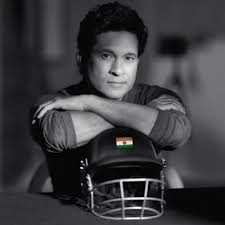
#> input picture DB/sachin/01.jpg, 225 x 225 px, found by its file name; its folder holds only this picture in this run
$ jupyter execute --allow-errors face_reco.ipynb
#> lines starting #> are read from the running program, lines starting #| are printed output that depends on the picture
[cell 1]
import cv2

[cell 2]
def name_map(x):
    if x=='sachin':
        return 0
    if x=='obama':
        return 1
    if x=='messi':
        return 2

[cell 3]
def get_name(x):
    if x==0:
        return 'sachin'
    if x==1:
        return 'obama'
    if x==2:
        return 'messi'

[cell 4]
#ROI region of interest

[cell 5]
def detect_face(img):
    gray=cv2.cvtColor(img,cv2.COLOR_BGR2GRAY)
    face_cascade=cv2.CascadeClassifier(r'D:\DL Projects\Face_recognization\haarcascade_frontalface_default (1).xml')
    face=face_cascade.detectMultiScale(gray,minNeighbors=4)
    if len(face)==0:
        return None,None
    x,y,w,h=face[0]
    return gray[x:x+w,y:y+h],face[0]

[cell 6]
import os

[cell 7]
def prepare_training_data(data_folder):
#> called with data_folder = 'D:\\DL Projects\\Face_recognization\\DB'
    dirs=os.listdir(data_folder)
    #print(dirs)
    faces=[]
    labels=[]
    for dir_name in dirs:
        sub_dir=data_folder+'/'+dir_name
        print(sub_dir)
        images=os.listdir(sub_dir)
        #print(images)
        for img in images:
            imgpath=sub_dir+'/'+img
            #print(imgpath)
            image=cv2.imread(imgpath)
#> image is the input picture: shape (225, 225, 3); mean B, G, R 61.6, 60.1, 60.1
            cv2.imshow('training images',image)
            cv2.waitKey(500)

            #detect face
            face,rect=detect_face(image)
#> in detect_face, `face=face_cascade.detectMultiScale(gray,minNeighbors=4)`: face = [[89, 35, 57, 57]]
#> in detect_face, `x,y,w,h=face[0]`: x = 89; y = 35; w = 57
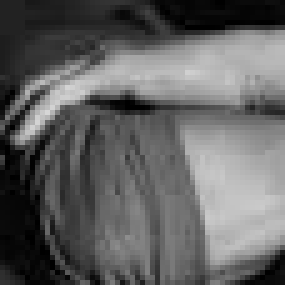
#> face: shape (57, 57) (shown 5 times larger); min 0, max 214, mean 97.4
#> rect = [89, 35, 57, 57]
            if face is not None:
                faces.append(face)
                labels.append(name_map(dir_name))
                #print(labels)

    cv2.waitKey(1)
    cv2.destroyAllWindows()
    return faces,labels

[cell 8]
faces,labels=prepare_training_data(r'D:\DL Projects\Face_recognization\DB')
#> faces = 1 item; labels = [0]
print(labels)
#| [0]

[cell 9]
len(labels)
#> Out = 1
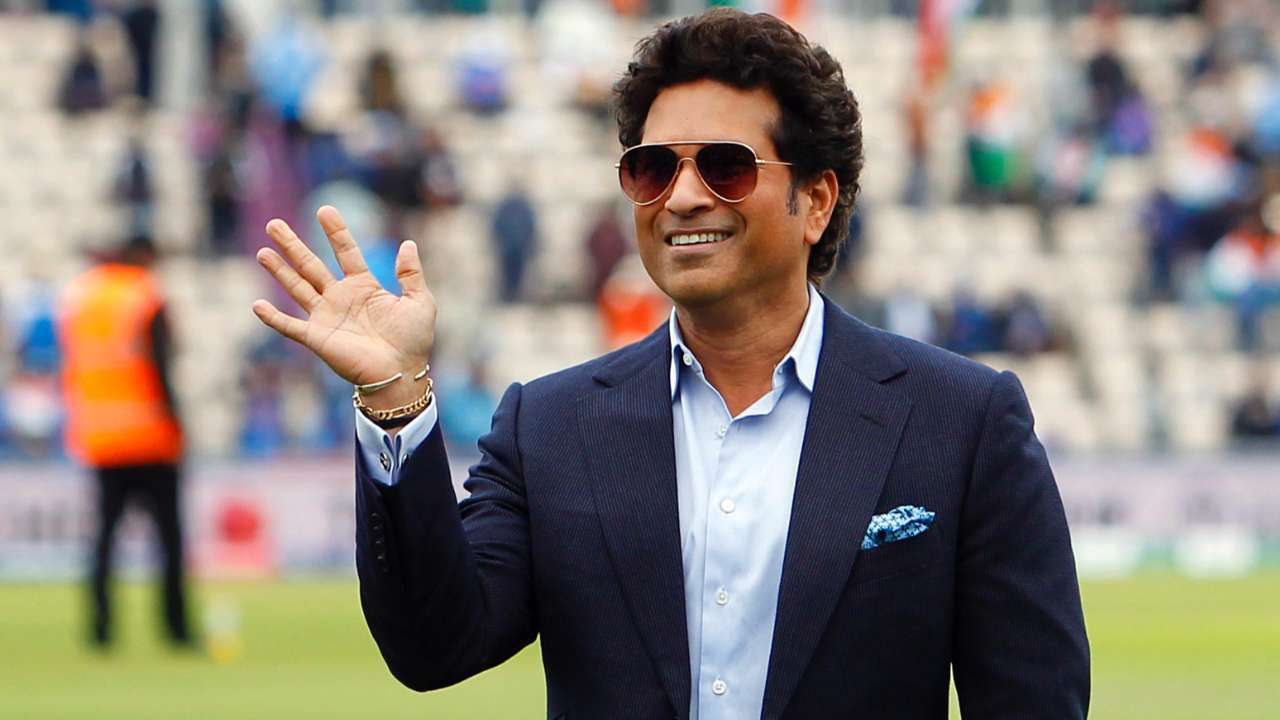
#> input picture sachin.jpg, 1280 x 720 px, found by its file name
#> further down, test_img is the input picture: shape (720, 1280, 3); mean B, G, R 120.5, 128, 134.9

[cell 10]
recognizer=cv2.face.LBPHFaceRecognizer_create()  #local binary pattern histogram
recognizer

[cell 11]
import numpy as np

[cell 12]
recognizer.train(faces,np.array(labels))

[cell 13]
def draw_rectangle(img,rect):
    (x,y,w,h)=rect
    cv2.rectangle(img(x,y),(x+w,y+h),(0,0,0),2)

[cell 14]
def write_text(img,text,x,y):
    cv2.putText(img,text,(x,y),cv2.FONT_HERSHEY_COMPLEX,1,(0,0,255),2)

[cell 15]
def predict_new(test_img):
    img=test_img.copy()
    face,rect=detect_face(test_img)
#> in detect_face (call 2), `gray=cv2.cvtColor(img,cv2.COLOR_BGR2GRAY)`:
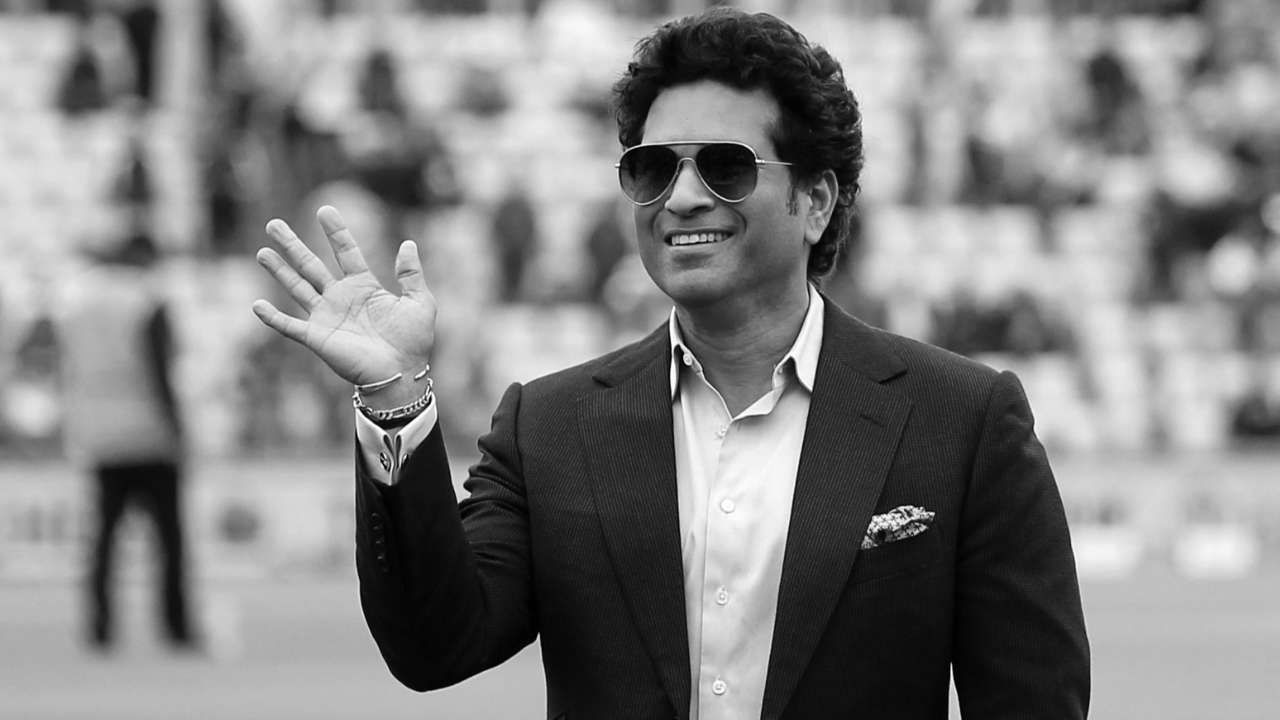
#> gray: shape (720, 1280); min 0, max 255, mean 129.2
#> in detect_face (call 2), `face=face_cascade.detectMultiScale(gray,minNeighbors=4)`: face = [[592, 91, 198, 198]]
#> in detect_face (call 2), `x,y,w,h=face[0]`: x = 592; y = 91; w = 198
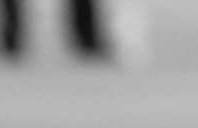
#> face: shape (128, 198); min 15, max 204, mean 160.4
#> rect = [592, 91, 198, 198]
    labels=recognizer.predict(face)
#> labels = (0, 208.7)
    label_text=get_name(labels[0])
#> label_text = 'sachin'
    print(label_text)
#| sachin
    draw_rectangle(img,rect)
#> in draw_rectangle, `(x,y,w,h)=rect`: x = 592; y = 91; w = 198
    write_text(img,label_text,rect[0],rect[1])
    return img

[cell 16]
test_img=cv2.imread(r'D:\DL Projects\Face_recognization\sachin.jpg')
#> (the rest of this cell did not finish here and is left out)
